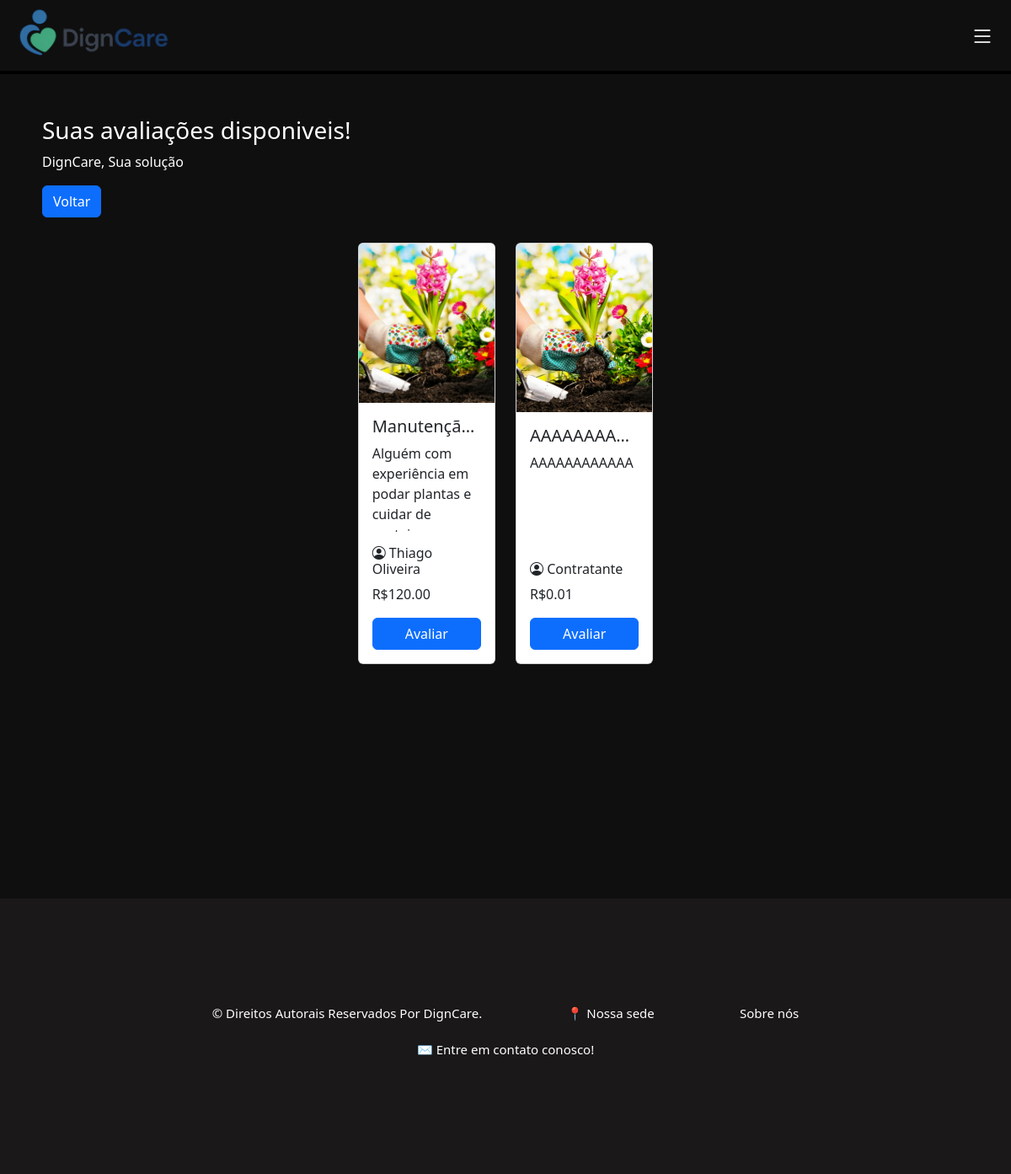
The page /html/avaliacoes_disponiveis.php (signed in) on the database its author committed.
### tables this page shows
CREATE TABLE `servico` (
  `servico_id` int NOT NULL AUTO_INCREMENT,
  `user_id_contratante` int NOT NULL,
  `user_id_contratado` int DEFAULT NULL,
  `local_id` int DEFAULT NULL,
  `tipoServico_id` int NOT NULL,
  `servico_data_criado` date DEFAULT NULL,
  `servico_data_realizado` date DEFAULT NULL,
  `servico_titulo` varchar(45) NOT NULL,
  `servico_descricao` varchar(250) DEFAULT NULL,
  `servico_valor` decimal(10,2) NOT NULL,
  `servico_status` varchar(45) DEFAULT NULL,
  PRIMARY KEY (`servico_id`),
  KEY `user_id_contratante_idx` (`user_id_contratante`),
  KEY `user_id_contratado_idx` (`user_id_contratado`),
  KEY `local_id_idx` (`local_id`),
  KEY `tipoServico_id_idx` (`tipoServico_id`)
);

CREATE TABLE `usuario` (
  `usr_id` int NOT NULL AUTO_INCREMENT,
  `usr_nome` varchar(50) NOT NULL,
  `usr_cpf` varchar(45) NOT NULL,
  `usr_idade` int DEFAULT NULL,
  `usr_tipo` varchar(45) DEFAULT NULL,
  `usr_email` varchar(45) NOT NULL,
  `usr_senha` varchar(100) NOT NULL,
  `tipoServico_id` int DEFAULT NULL,
  `usr_descricao` varchar(250) DEFAULT NULL,
  `local_id` int DEFAULT NULL,
  PRIMARY KEY (`usr_id`),
  UNIQUE KEY `usr_cpf_UNIQUE` (`usr_cpf`),
  UNIQUE KEY `usr_email_UNIQUE` (`usr_email`),
  UNIQUE KEY `local_id_UNIQUE` (`local_id`),
  KEY `tipoServico_id_idx` (`tipoServico_id`),
  KEY `local_id_idx` (`local_id`),
  CONSTRAINT `local_id` FOREIGN KEY (`local_id`) REFERENCES `localizacao` (`local_id`),
  CONSTRAINT `tipoServico_id` FOREIGN KEY (`tipoServico_id`) REFERENCES `tiposervico` (`tipoServico_id`)
);

### html/avaliacoes_disponiveis.php (the view, shortened to what this page needs)
<!DOCTYPE html>
<html lang="pt-br">
<head>
    <link rel="stylesheet" href="/CSS/serviços_abertos.css">
    <link href="https://cdn.jsdelivr.net/npm/bootstrap@5.3.6/dist/css/bootstrap.min.css" rel="stylesheet"
>
    <link rel="stylesheet" href="https://cdn.jsdelivr.net/npm/bootstrap-icons@1.10.5/font/bootstrap-icons.css">
</head>
<body class="fundo">
  <header>
    <nav class="navbar borda">
      <div class="nav justify-content-start">
        <a href="/html/home.php"><img class="mexe" src="/img/logo_horizontal.png" alt="logo" width="225"></a>
      </div>
      <div class="menu-icon" type="sidbar" data-bs-toggle="offcanvas" data-bs-target="#offcanvasRight" aria-controls="offcanvasRight"><i class="bi bi-list fs-3 iconscss"></i></div>
    </nav>
  </header>
    <section style="margin: 50px;">
    <div class="textcolor" style="margin-bottom: 30px;">
        <h3>Suas avaliações disponiveis!</h3>
        <p>DignCare, Sua solução</p>
        <a href="/html/home_prestador.php" class="btn btn-primary">Voltar</a>
    </div>
    <?php
    require_once '../php/conecta_bd.php';
    $usr_id = $_SESSION['usr_id'];
    try {
            if($_SESSION['usr_tipo'] == "Contratante") {
                $sql = "SELECT s.*, u.usr_nome FROM servico s JOIN usuario u ON s.user_id_contratante = u.usr_id WHERE s.user_id_contratante = :id AND s.servico_status = 'Em atendimento'";
            }else{
                $sql = "SELECT s.*, u.usr_nome FROM servico s JOIN usuario u ON s.user_id_contratante = u.usr_id WHERE s.user_id_contratado =  :id AND s.servico_status = 'Em atendimento'";
            }
            $stmt = $pdo->prepare($sql);
            $stmt->execute(['id'=> $usr_id]);
            $servicos = $stmt->fetchAll(PDO::FETCH_ASSOC);
            if (count($servicos) > 0) {
                $imagens = [
                    1 => '../img/jardinagem.png',
                    2 => '../img/babá.png',
                    3 => '../img/Limpeza.png',
                    4 => '../img/cozinheiro.png',
                    5 => '../img/cuidadora.png',
                    6 => '../img/manutencao.png',
                    7 => '../img/pets.png',
                    8 => '../img/tutora.png'
                ];
                echo '<div class="row g-4 mb-5 justify-content-center">';
                foreach ($servicos as $servico) {
                    $imagemServico = $imagens[$servico['tipoServico_id']] ?? 'default.jpg';
                    echo '
                        <div class="col-md-2">
                            <div class="card h-100" style="height: 100%; max-height: 500px; min-height: 500px; display: flex; flex-direction: column;">
                                <img id="imagemCategoria" src="' . $imagemServico . '" alt="Imagem da Categoria" class="card-img-top" style="height: 200px; object-fit: cover;">
                                <div class="card-body d-flex flex-column" style="overflow: hidden;">
                                    <h5 class="card-title text-truncate" title="' . htmlspecialchars($servico["servico_titulo"]) . '">
                                        ' . htmlspecialchars($servico["servico_titulo"]) . '
                                    </h5>
                                    <p class="card-text" style="flex: 1; overflow: hidden; text-overflow: ellipsis;">
                                        ' . htmlspecialchars($servico["servico_descricao"]) . '
                                    </p>
                                    <h6><i class="bi bi-person-circle"></i> ' . htmlspecialchars($servico["usr_nome"]) . '</h6>
                                    <p>R$' . htmlspecialchars($servico["servico_valor"]) . '</p>
                                    <a href="/html/avaliacoes.php" class="btn btn-primary mt-auto">Avaliar</a>
                                </div>
                            </div>
                        </div>
                    ';
                }
                echo '</div>';
            } else {
                echo '<p class="textcolor">Não existe nenhum serviço disponivel para avaliação.</p>';
            }
    } catch (PDOException $e) {
        echo "Erro ao buscar serviços: " . $e->getMessage();
    }
    ?>
</section>
    <footer class="texto">
        <p class="mexe">&copy; Direitos Autorais Reservados Por DignCare.</p>
        <p ><a class="mexe" href="https://maps.app.goo.gl/9GVxGAeCZJMZK6yYA" target="_blank">📍 Nossa sede</a></p>
        <p ><a class="mexe" href="/html/sobre.php">Sobre nós</a></p>
        <p ><a class="mexe" href="mailto:digncare@gmail.com">✉ Entre em contato conosco!</a></p>
    </footer>
</body>
</html>

### CSS/serviços_abertos.css (style rules this page uses)
body { opacity: 0; transition: opacity 0.5s ease-in; }
body.loaded { opacity: 1; }
.fundo { background-color: rgba(16, 15, 15, 1) !important; }
.borda { border-bottom: 4px solid black; }
.textcolor { color: white !important; }
.mexe { transition: transform 0.3s ease; }
.iconscss { color:white; }
footer { margin-top: 15%; padding: 10%; background-color: rgb(26, 24, 24) ; text-align: center; }
footer > a, a:link, a:visited, a:active { text-decoration: none; color: white; }
.iconscss { font-size: 30px; color:white; margin-right: 20px; }
.texto { color: white !important; font-size: 20px !important; }

### CSS/corpo_padrao.css (style rules this page uses)
html, body { height: 100%; margin: 0; padding: 0; display: flex; flex-direction: column; }
body { opacity: 0; transition: opacity 0.5s ease-in; }
body.loaded { opacity: 1; }
.fundo { background-color: rgba(16, 15, 15, 1) !important; }
.borda { border-bottom: 4px solid black; }

### CSS/footer.css (style rules this page uses)
footer { margin-top: 10%; padding: 1%; background-color: rgb(26, 24, 24) ; text-align: center; }
footer>p { padding-inline: 5%; display: inline-flex; font-size: 15px !important; }
footer > a, a:link, a:visited, a:active { text-decoration: none; color: white; }
.texto { color: white !important; font-size: 20px !important; }

### rows shown on the page
servico: servico_titulo "Manutençã…", servico_descricao "Alguém com experiência em podar plantas e cuidar de…", usuario.usr_nome "Thiago Oliveira", servico_valor "120.00"
servico: servico_titulo "AAAAAAAA…", servico_descricao "AAAAAAAAAAAA", usuario.usr_nome "Contratante", servico_valor "0.01"
